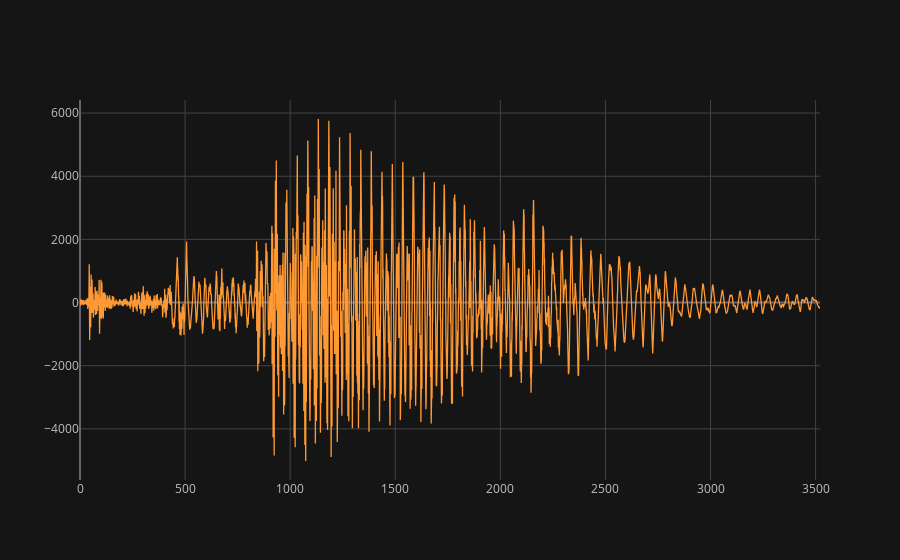

The notebook cell saved with this chart:
### Markdown cell above
### EDA

### Code cell
# Visualización de frecuencias de sonido
wavPlayer("./recordings/3_george_4.wav")

### Figure 1 — Plotly figure (JSON) as saved in the notebook; plotly's stock layout.template omitted (floating-point values rounded to 4 significant figures; data arrays with more than 128 entries replaced by an {"elided": "..."} marker saying what was removed)
{"data": [{"line": {"color": "rgba(255, 153, 51, 1.0)", "dash": "solid", "shape": "linear", "width": 1.3}, "mode": "lines", "name": "None", "text": "", "type": "scatter", "x": {"elided": "3522 int values"}, "y": {"elided": "3522 int values"}}], "layout": {"legend": {"bgcolor": "#151516", "font": {"color": "#D9D9D9"}}, "paper_bgcolor": "#151516", "plot_bgcolor": "#151516", "title": {"font": {"color": "#D9D9D9"}}, "xaxis": {"gridcolor": "#434343", "showgrid": true, "tickfont": {"color": "#C2C2C2"}, "title": {"font": {"color": "#D9D9D9"}, "text": ""}, "zerolinecolor": "#666570"}, "yaxis": {"gridcolor": "#434343", "showgrid": true, "tickfont": {"color": "#C2C2C2"}, "title": {"font": {"color": "#D9D9D9"}, "text": ""}, "zerolinecolor": "#666570"}}}
